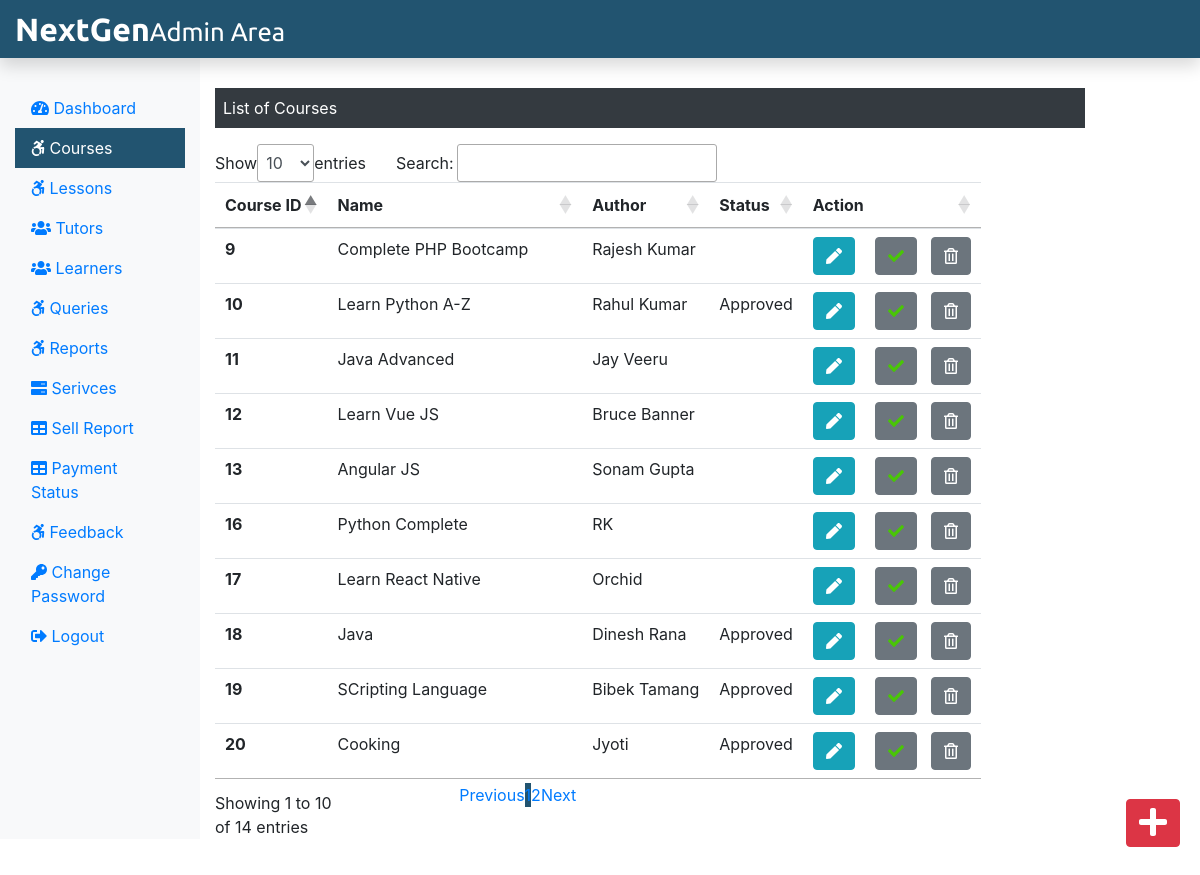
Page /Admin/courses.php on the committed database.
### tables this page shows
CREATE TABLE `course` (
  `course_id` int(11) NOT NULL,
  `course_name` text NOT NULL,
  `course_desc` text NOT NULL,
  `course_author` varchar(255) NOT NULL,
  `course_img` text NOT NULL,
  `course_duration` text NOT NULL,
  `course_price` int(11) NOT NULL,
  `course_original_price` int(11) NOT NULL,
  `t_Email` varchar(40) NOT NULL,
  `status` varchar(10) NOT NULL
);

### Admin/courses.php (the view, shortened to what this page needs)
<?php
include('./adminInclude/header.php');
include('../dbConnection.php');
  ?>
  <div class="col-sm-9 mt-5">
    <p class=" bg-dark text-white p-2">List of Courses</p>
    <?php
      $sql = "SELECT * FROM course";
      $result = $conn->query($sql);
      if($result->num_rows > 0){
       echo '<table id="tableid" class="table">
       <thead>
        <tr>
         <th scope="col">Course ID</th>
         <th scope="col">Name</th>
         <th scope="col">Author</th>
         <th scope="col">Status</th>
         <th scope="col">Action</th>
        </tr>
       </thead>
       <tbody>';
        while($row = $result->fetch_assoc()){
          echo '<tr>';
          echo '<th scope="row">'.$row["course_id"].'</th>';
          echo '<td>'. $row["course_name"].'</td>';
          echo '<td>'.$row["course_author"].'</td>';
          echo '<td>'.$row["status"].'</td>';
          echo '<td><form action="editcourse.php" method="POST" class="d-inline">
           <input type="hidden" name="id" value='. $row["course_id"] .'>
           <button type="submit" class="btn btn-info mr-3" name="view" value="View"><i class="fas fa-pen"></i></button>
           </form>
           <form action="" method="POST" class="d-inline"><input type="hidden" name="id" value='. $row["course_id"] .'>
          <button type="submit" class="btn btn-secondary" name="approve" value="Approve"><i class="fas fa-check" style ="color: #49c606"></i>
          </button>
          </form> &nbsp;
          <form action="" method="POST" class="d-inline"><input type="hidden" name="id" value='. $row["course_id"] .'>
          <button type="submit" class="btn btn-secondary" name="delete" value="Delete"><i class="far fa-trash-alt"></i></button>
          </form></td>
         </tr>';
        }
        echo '</tbody>
        </table>';
      } else {
        echo "0 Result";
      }
     ?>
  </div>
 </div>
 <div><a class="btn btn-danger box" href="./addCourse.php"><i class="fas fa-plus fa-2x"></i></a></div>
</div>
<?php
include('./adminInclude/footer.php');
?>

### css/a_style.css (style rules this page uses)
.box { position: fixed; bottom: 10px; right: 20px; margin-bottom: 30px; }

### rows in the picture
course: course_id "9", course_name "Complete PHP Bootcamp", course_author "Rajesh Kumar"
course: course_id "10", course_name "Learn Python A-Z", course_author "Rahul Kumar", status "Approved"
course: course_id "11", course_name "Java Advanced", course_author "Jay Veeru"
course: course_id "12", course_name "Learn Vue JS", course_author "Bruce Banner"
course: course_id "13", course_name "Angular JS", course_author "Sonam Gupta"
course: course_id "16", course_name "Python Complete", course_author "RK"
course: course_id "17", course_name "Learn React Native", course_author "Orchid"
course: course_id "18", course_name "Java", course_author "Dinesh Rana", status "Approved"
course: course_id "19", course_name "SCripting Language", course_author "Bibek Tamang", status "Approved"
course: course_id "20", course_name "Cooking", course_author "Jyoti", status "Approved"
